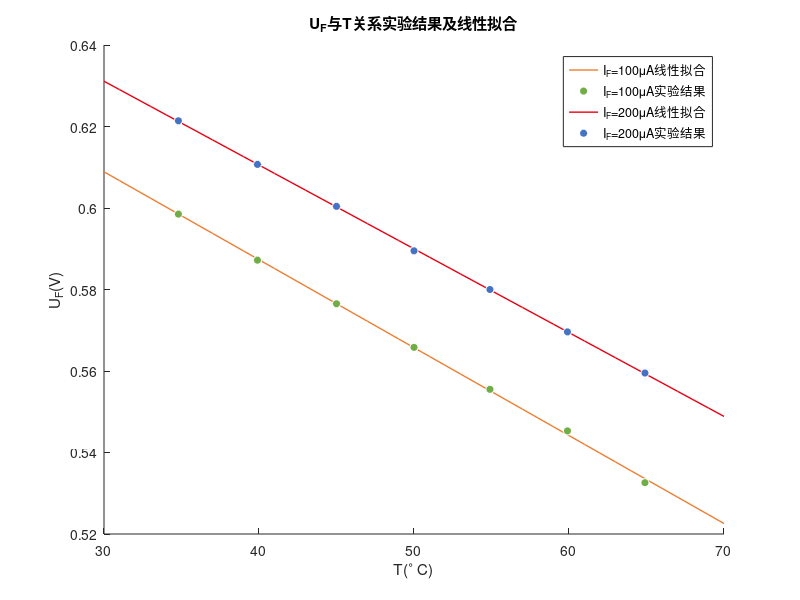

Write MATLAB code to recreate this figure.
data = [
    34.8	0.5985	0.6214
    39.9	0.5872	0.6107
    45.0	0.5765	0.6004
    50.0	0.5658	0.5895
    54.9	0.5555	0.5800
    59.9	0.5453	0.5696
    64.9	0.5326	0.5595
    ]; % 数据可以直接从Excel粘贴

hold on% 添加新绘图时保留当前绘图

x = data(:, 1); % 提取列数据
y1 = data(:, 2);
y2 = data(:, 3);
t = 30:1:70; % 线性列表（开始：间隔：结束）

f1 = polyfit(x, y1, 1); % 多项式拟合（X，Y，次数）返回系数
p1 = polyval(f1, t); % 多项式计算（F，t）返回F在t处的值
f2 = polyfit(x, y2, 1);
p2 = polyval(f2, t);

plot(t, p1, '-', ...% 实线型
'Color', [0.93 0.49 0.19], ...% 颜色
'LineWidth', 1)% 线宽
plot(x, y1, 'o', ...% 圆形
'MarkerFaceColor', [0.44 0.68 0.28], ...% 标记填充颜色
'MarkerEdgeColor', 'w', ...% 标记边缘颜色
'MarkerSize', 6)% 标记大小
plot(t, p2, '-', ...
    'Color', [0.90 0 0.07], ...
    'LineWidth', 1)
plot(x, y2, 'o', ...
    'MarkerFaceColor', [0.27 0.45 0.77], ...
    'MarkerEdgeColor', 'w', ...
    'MarkerSize', 6)
% 绘图（X，Y，线型点型，各种选项，对应值）

axis([30 70 0.52 0.64])
xlabel('{T(^\circ C)}')% X轴标签
ylabel('{U_F(V)}')% Y轴标签
legend('{I_F=100\muA}线性拟合', '{I_F=100\muA}实验结果', '{I_F=200\muA}线性拟合', '{I_F=200\muA}实验结果')% 添加图例
title('{U_F}与{T}关系实验结果及线性拟合')% 添加标题
